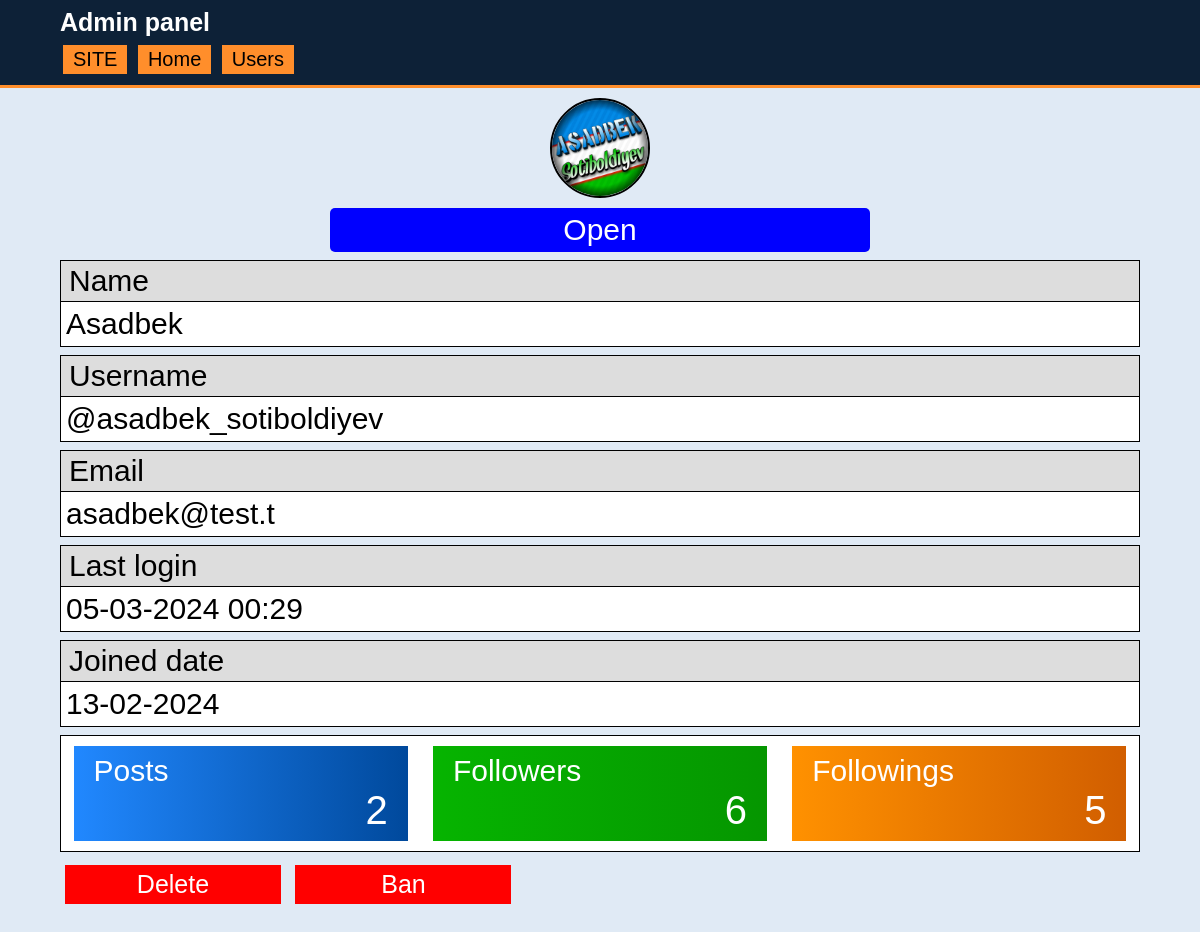
/admin/user.php?username=asadbek_sotiboldiyev (signed in), run on an earlier commit of the app's database.
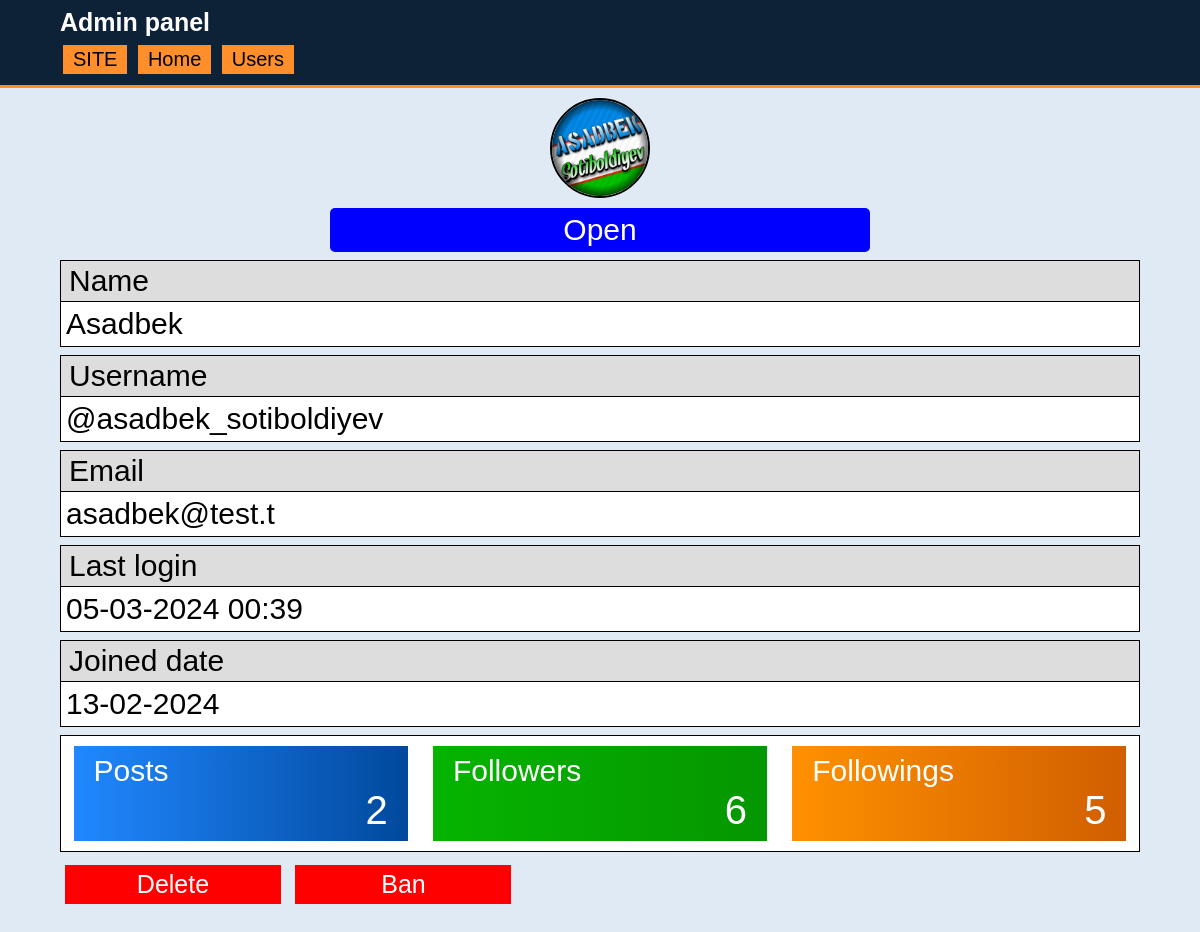
And on a later commit of the database.
### tables this page shows
CREATE TABLE "profiles" (
	"id"	INTEGER,
	"name"	TEXT NOT NULL,
	"username"	BLOB NOT NULL,
	"is_active"	INTEGER NOT NULL DEFAULT 0,
	"photo"	TEXT DEFAULT '/media/profile-img/default.jpg',
	"followers"	INTEGER DEFAULT 0,
	"posts"	INTEGER DEFAULT 0,
	"following"	INTEGER DEFAULT 0,
	"ban"	INTEGER DEFAULT 0,
	"last_login"	TEXT DEFAULT 0,
	PRIMARY KEY("id" AUTOINCREMENT)
);

CREATE TABLE "users" (
	"id"	INTEGER NOT NULL,
	"username"	TEXT NOT NULL UNIQUE,
	"email"	TEXT NOT NULL UNIQUE,
	"password"	TEXT NOT NULL,
	"joined_date"	TEXT NOT NULL,
	"admin"	INTEGER DEFAULT 0,
	PRIMARY KEY("id" AUTOINCREMENT)
);

### includes/db-functions/users.php (called while the page is built, shortened)
<?php
function get_user_by_id($id, $db){
	$user = $db->query("SELECT * FROM users WHERE id = '$id'")->fetch(PDO::FETCH_ASSOC);
	return $user;
}
function get_user_by_username($username, $db){
	$username = strtolower($username);
	$user = $db->query("SELECT * FROM users WHERE username = '$username';")->fetch(PDO::FETCH_ASSOC);
	return $user;
}
function user_is_admin($user_id, $db){
	$user = get_user_by_id($user_id, $db);
	return ($user['admin'] == '1');
}
?>

### includes/db-functions/profiles.php (called while the page is built, shortened)
<?php
function get_profile_by_username($username, $db){
	$profile = $db->query("SELECT * FROM profiles WHERE username = '$username';")->fetch(PDO::FETCH_ASSOC);
	return $profile;
}
function profile_is_banned($id, $db){
	$query = $db->prepare("SELECT ban FROM profiles WHERE id = :id");
	$query->execute([
		'id' => $id
	]);
	$result = $query->fetch(PDO::FETCH_ASSOC);
	return $result['ban'];
}
?>

### admin/user.php (the view, shortened to what this page needs)
<?php
$path = "../includes";
require "$path/database.php";
require "$path/db-functions/users.php";
$PROFILE = $_SESSION['profile'];
if(!user_is_admin($PROFILE['id'], $db)){
    require "$path/403.php";
}else{
    $username = $_GET['username'];
    require "$path/db-functions/profiles.php";
    $profile = get_profile_by_username($username, $db);
    $user = get_user_by_username($username, $db);
    if(profile_is_banned($profile['id'], $db) == '0'){
        $is_banned = false;
    }
    else
        $is_banned = true;
?>
<!DOCTYPE html>
<html lang="en">
<head>
    <link rel="stylesheet" href="/static/style.css">
    <link rel="stylesheet" href="/static/admin.css">
    <link rel="stylesheet" href="/static/admin-user.css">
</head>
<body>
    <header>
		<div class="container">
            <h2 id="afisha">
                <a>Admin panel</a>
            </h2>
            <nav>
                <a class="header-link" href="/">SITE</a>
                <a class="header-link" href="/admin">Home</a>
                <a class="header-link" href="/admin/users.php">Users</a>
            </nav>
		</div>
	</header>
    <div class="container">
        <img class="profile-img" src="<?= $profile['photo'] ?>">
        <a href="/profile?username=<?= $profile['username'] ?>" class="open-link" target='_blank'>Open</a>
        <div class="profile-info">
            <span>Name</span>
            <p><?= $profile['name'] ?></p>
        </div>
        <div class="profile-info">
            <span>Username</span>
            <p>@<?= $profile['username'] ?></p>
        </div>
        <div class="profile-info">
            <span>Email</span>
            <p><?= $user['email'] ?></p>
        </div>
        <div class="profile-info">
            <span>Last login</span>
            <p><?= $profile['last_login'] ?></p>
        </div>
        <div class="profile-info">
            <span>Joined date</span>
            <p><?= $user['joined_date'] ?></p>
        </div>
        <div class="stat-cards">
            <div class="card blue">
                <p class="title">Posts</p>
                <p class="result">
                    <?= $profile['posts'] ?>
                </p>
            </div>
            <div class="card green">
                <p class="title">Followers</p>
                <p class="result">
                    <?= $profile['followers'] ?>
                </p>
            </div>
            <div class="card orange">
                <p class="title">Followings</p>
                <p class="result">
                    <?= $profile['following'] ?>
                </p>
            </div>
        </div>
        <form class="btn-form" method = "POST">
            <button class="btn red">Delete</button>
            <button name='ban' class="btn red">
                <?php echo ($is_banned ? "Unban" : "Ban")?>
            </button>
        </form>
    </div>
</body>
</html>
<?php }?>

### static/style.css (style rules this page uses)
* { padding: 0; margin: 0; box-sizing: border-box; font-family: sans-serif; }
body { margin-bottom: 50px; background-color: #e0eaf5; }
.container { width: 90%; margin: 0 auto; }
header { padding: 8px 0; background-color: #0d2137; border-bottom: 3px solid #ff8e2b; }
header #afisha a { font-size: 25px; text-decoration: none; color: white; }

### static/admin.css (style rules this page uses)
header { margin-bottom: 10px; }
nav { margin-top: 5px; }
.header-link { display: inline-block; color: black; text-decoration: none; background-color: #ff8e2b; padding: 3px 10px; margin: 3px; font-size: 20px; }
.blue { background: linear-gradient(90deg, rgb(33, 136, 255), rgb(0, 73, 156)); }
.green { background: linear-gradient(90deg, rgb(6, 180, 0), rgb(5, 150, 0)); }
.orange { background: linear-gradient(90deg, rgb(255, 145, 0), rgb(209, 94, 0)); }
.stat-cards { display: flex; border: 1px solid black; background-color: white; justify-content: space-around; }
.card { display: inline-block; width: 31%; padding: 8px 20px; margin: 10px 0; }
.title { color: white; font-size: 30px; }
.result { color: white; font-size: 40px; text-align: right; }
.red { background-color: red; }

### static/admin-user.css (style rules this page uses)
.profile-img { display: block; margin: 10px auto; width: 100px; border: 2px solid black; border-radius: 50%; }
.open-link { display: inline-block; width: 50%; margin: 0 25%; padding: 5px 0; font-size: 30px; text-align: center; text-decoration: none; background-color: blue; color: white; border-radius: 5px; }
.profile-info { font-size: 30px; border: 1px solid black; background-color: white; margin: 8px 0; display: block; }
.profile-info span { display: inline-block; background-color: #ddd; padding: 3px 8px; border-bottom: 1px solid black; display: block; }
.profile-info p { padding: 5px; }
.btn-form { display: block; margin: 8px 0; }
.btn { font-size: 25px; border: none; color: white; padding: 5px 0; width: 20%; margin: 5px; cursor: pointer; }

What changed in the data, as far as the page shows it:
changed profiles "Asadbek": last_login "05-03-2024 00:29" → "05-03-2024 00:39"
